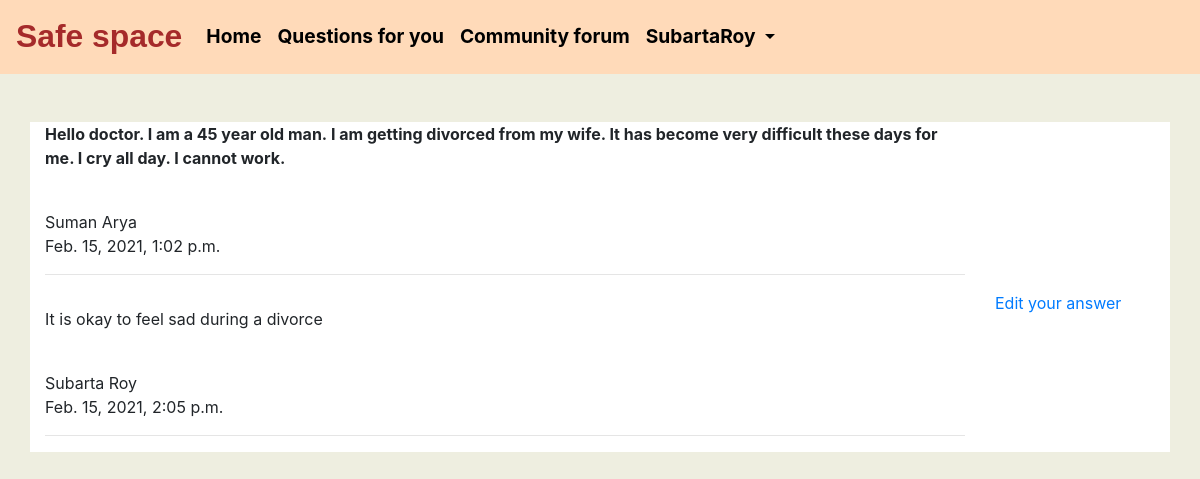
The page /therapist_dashboard/questions/5/your_answers/ (signed in) on the database its author committed.
### accounts/models.py (models this page shows, shortened)
class CustomUser(AbstractUser):
	is_normal_user=models.BooleanField(default=True)
	objects=CustomUserManager()

class Profile(models.Model):
    user = models.OneToOneField(CustomUser, on_delete=models.CASCADE,null=True)
    user_name=models.CharField(max_length=200,blank=True)
    first_name=models.CharField(max_length=100,blank=True)
    last_name=models.CharField(max_length=100,blank=True)
    email_id=models.EmailField(blank=True,null=True)
    reason = models.TextField(max_length=500, blank=True)
    location = models.CharField(max_length=30, blank=True)
    date_of_birth = models.DateField(null=True, blank=True)
    date_of_joining=models.DateTimeField(auto_now_add=True)
    superuser=models.BooleanField(default=True)
    objects=CustomUserManager()

class Therapist(models.Model):
    user=models.OneToOneField(CustomUser,on_delete=models.CASCADE,null=True)
    therapist_name=models.CharField(max_length=200,blank=True)
    therapist_email=models.EmailField(blank=True)
    office_address=models.TextField(max_length=800,blank=True)
    qualification=models.CharField(max_length=200,blank=True)
    specialization_area=models.CharField(max_length=400,blank=True)
    objects=CustomUserManager()

### Ask_the_doctor/models.py (models this page shows, shortened)
class question_to_therapist(models.Model):
	class Meta:
		verbose_name_plural="Questions for therapists"
	id=models.AutoField(primary_key=True,unique=True)
	user=models.ForeignKey(Profile,on_delete=models.CASCADE,related_name='questionfortherapist',blank=True,null=True)
	therapist=models.ForeignKey(Therapist,on_delete=models.CASCADE,related_name='questionfortherapist',blank=True,null=True)
	question=RichTextField(blank=True,null=True)
	date=models.DateTimeField(auto_now_add=True)

class answers_from_therapist(models.Model):
	class Meta:
		verbose_name_plural="Answers from therapist"
	id=models.AutoField(primary_key=True,unique=True)
	user=models.ForeignKey(Profile,on_delete=models.CASCADE,related_name='answersfromtherapist',blank=True,null=True)
	therapist=models.ForeignKey(Therapist,on_delete=models.CASCADE,related_name='answersfromtherapist',blank=True,null=True)
	question=models.ForeignKey(question_to_therapist,on_delete=models.CASCADE,related_name='answersfromtherapist',blank=True,null=True)
	answer=RichTextField(blank=True,null=True)
	date=models.DateTimeField(auto_now_add=True)

### therapist_dashboard/views.py (the view)
# urls.py: path('questions/<int:pk>/your_answers/',views.AnswerView),
@therapist_login_required
def AnswerView(request,*args,**kwargs):
	question_id=kwargs['pk']
	question=get_object_or_404(question_to_therapist,id=question_id)
	answers=answers_from_therapist.objects.filter(question=question_id).order_by('-date')
	context={
		'question':question,
		'answers':answers,
	}
	return render(request,'therapist_dashboard/answers.html',context)

### therapist_dashboard/templates/therapist_dashboard/answers.html (shortened to what this page needs)
{% block content %}
{% include 'therapist_dashboard/base.html' %}
<div class="container" style="background-color:white;">
	<div class="row">
	    <div class="col-lg-10 col-md-10 col-sm-12 col-xs-12">
	    	<span style="font-weight: bolder;">{{question.question|safe}}</span><br>
	    	{{question.user.first_name}}&nbsp;{{question.user.last_name}}<br>
	    	{{question.date}}<hr>
	    </div>
	</div>
	<div class="row">
	    {% for answers in answers %}
	    <div class="col-lg-10 col-md-10 col-sm-12 col-xs-12 ">
	    	<p>{{answers.answer|safe}}</p><br>
	    	{{answers.therapist.therapist_name}}<br>
	    	{{answers.date}}<br><hr>
	    </div>
	    <div class="col-lg-2 col-md-2 col-sm-12 col-xs-12">
	    	<a href="/therapist_dashboard/questions/{{question.id}}/your_answers/{{answers.id}}/edit/">Edit your answer</a>
	    </div>
	    {% empty %}
	    	<div class="container" style="text-align: center;background-color: #EEEEE0;color: red;font-size: 1.5rem;">
				<b>You have not answered this question yet.<a href="/therapist_dashboard/questions/{{question.id}}/answer/"> Answer now?</a></b>
			</div>
	    {% endfor %}
	</div>
</div>
{% endblock %}

### therapist_dashboard/templates/therapist_dashboard/base.html (shortened to what this page needs)
{% load static %}
<!DOCTYPE html>
<html lang="en">
  <head>
    <link rel="stylesheet" href="https://cdn.jsdelivr.net/npm/bootstrap@4.5.3/dist/css/bootstrap.min.css">
  </head>
  <body>
    <header>
          <nav class="navbar navbar-expand-lg fixed-top sticky-top nav-styles">
      <a class="navbar-brand" href="#" style="font-size: 1.99rem;font-weight: bolder;color:#A52A2A;font-family: Comic Sans MS, cursive, sans-serif;">Safe space</a>
      <div class="collapse navbar-collapse list-styles" id="navbarSupportedContent">
        <ul class="navbar-nav mr-auto">
          <li class="nav-item">
            <a class="nav-link" href="/therapist_dashboard/home/">Home</a>
          </li>
          <li class="nav-item">
            <a class="nav-link" href="/therapist_dashboard/questions/">Questions for you</a>
          </li>
          <li class="nav-item">
            <a class="nav-link" href="/community_forum/">Community forum</a>
          </li>
            <li class="nav-item dropdown">
              <a class="nav-link dropdown-toggle" href="#" id="navbarDropdown" role="button" data-toggle="dropdown" aria-haspopup="true" aria-expanded="false">
                {{request.user.username}}
              </a>
            </li>
        </ul>
      </div>
    </nav>
  </header>
  </body>
</html>

### therapist_dashboard/templates/therapist_dashboard/base.html (style rules this page uses)
.nav-styles { background-color: #FFDAB9; }
.list-styles { color:black; font-size: 1.2rem; font-weight: bold; }
.nav-item a { color: #000000 !important; }

### therapist_dashboard/templates/therapist_dashboard/answers.html (style rules this page uses)
body { background-color: #EEEEE0; }

### rows shown on the page
CustomUser: user.username "SubartaRoy"
question_to_therapist: question "Hello doctor. I am a 45 year old man. I am getting divorced from my wife. It has become very difficult these days for me. I cry all day. I cannot work.", user.first_name "Suman", user.last_name "Arya", date "Feb. 15, 2021, 1:02 p.m."
answers_from_therapist: answer "It is okay to feel sad during a divorce", therapist.therapist_name "Subarta Roy", date "Feb. 15, 2021, 2:05 p.m."
